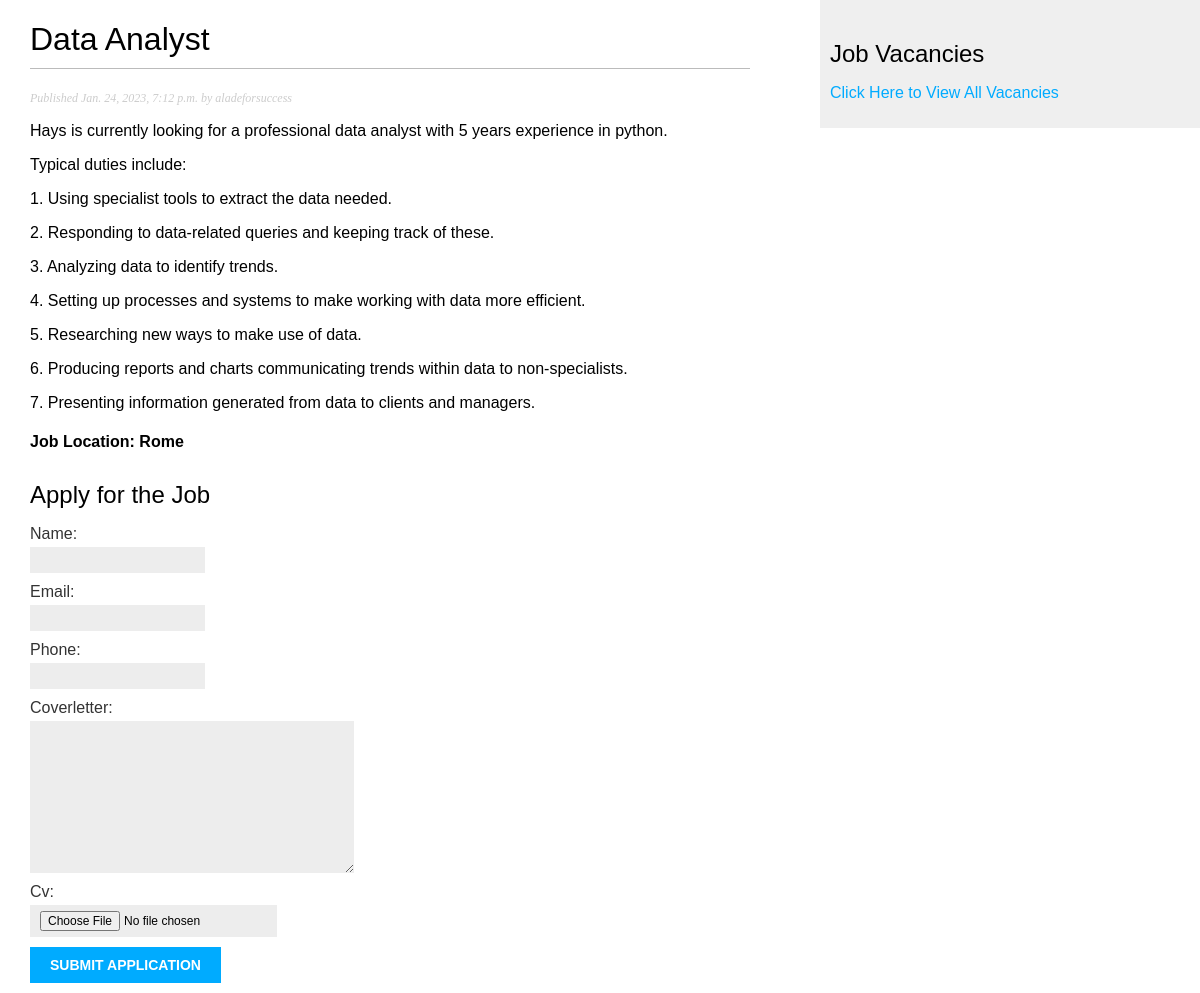
The app's page /job/3/ with its own data.
### jobAPP/models.py (models this page shows, shortened)
class Job_Model(models.Model):
    class Status(models.TextChoices):
        DRAFT = 'DF', 'Draft'
        PUBLISHED = 'PB', 'Published'
    title = models.CharField(max_length=250)
    slug = models.SlugField(max_length=250, unique_for_date='publish')
    recruiter = models.ForeignKey(User, on_delete=models.CASCADE, related_name='job_posts')
    body = models.TextField()
    location = models.CharField(max_length=250)
    publish = models.DateTimeField(default=timezone.now)
    created = models.DateTimeField(auto_now_add=True)
    updated = models.DateTimeField(auto_now=True)
    status = models.CharField(max_length=2, choices=Status.choices, default=Status.DRAFT)
    objects = models.Manager()       # The default manager.
    published = PublishedManager()   # Our Custom Manager.
    class Meta:
        ordering = ['-publish']
        indexes = [
            models.Index(fields=['-publish']),
        ]

### jobAPP/views.py (the view)
# urls.py: path('<int:id>/', views.job_detail, name='job_detail'),
def job_detail(request, id):
    form = ApplicationForm()
    post = get_object_or_404(Job_Model, id=id, status=Job_Model.Status.PUBLISHED)
    return render(request, 'job/post/detail.html', {'post': post, 'form': form})

### jobAPP/forms.py
class ApplicationForm(forms.ModelForm):
    class Meta:
        model = Application
        fields = ['name', 'email', 'phone', 'coverletter', 'cv']

### jobAPP/templates/job/post/detail.html (shortened to what this page needs)
{% extends "job/base.html" %}
{% block content %}
  <h1>{{ post.title }}</h1>
  <p class="date">
    Published {{ post.publish }} by {{ post.recruiter }}
  </p>
  {{ post.body|linebreaks }}
  <p class="date">
    <h4>Job Location: {{ post.location }}</h4>
  </p>
  {% include "job/post/include/application_form.html" %}
{% endblock %}

### static/css/blog.css (style rules this page uses)
body { margin:0; padding:0; font-family:helvetica, sans-serif; }
h1 { font-weight:normal; border-bottom:1px solid #bbb; padding:0 0 10px 0; }
p.date { color:#ccc; font-family: georgia, serif; font-size: 12px; font-style: italic; }
label { float:left; clear:both; color:#333; margin-bottom:4px; }
input, textarea { clear:both; float:left; margin:0 0 10px; background:#ededed; border:0; padding:6px 10px; font-size:12px; }

### records on screen
Job_Model: title "Data Analyst", publish "Jan. 24, 2023, 7:12 p.m.", recruiter "aladeforsuccess", body "Hays is currently looking for a professional data analyst with 5 years experience in python. Typical duties include: 1. Using specialist tools to extract the data needed. 2. Responding to data-related queries and keeping track of these. 3. Analyzing data to identify trends. 4. Setting up processes and systems to make working with data more efficient. 5. Researching new ways to make use of data. 6. Producing reports and charts communicating trends within data to non-specialists. 7. Presenting information generated from data to clients and managers.", location "Rome"
